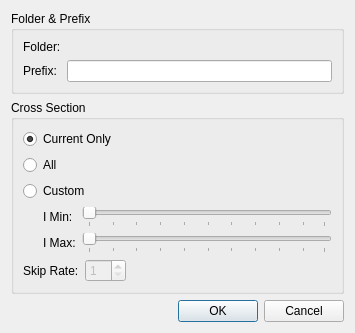
<?xml version="1.0" encoding="UTF-8"?>
<ui version="4.0">
 <class>AbstractCrosssectionWindow_ExportSettingDialog</class>
 <widget class="QDialog" name="AbstractCrosssectionWindow_ExportSettingDialog">
  <property name="geometry">
   <rect>
    <x>0</x>
    <y>0</y>
    <width>355</width>
    <height>319</height>
   </rect>
  </property>
  <property name="windowTitle">
   <string>Export Setting</string>
  </property>
  <layout class="QVBoxLayout" name="verticalLayout_2">
   <item>
    <widget class="QGroupBox" name="directoryGroupBox">
     <property name="title">
      <string>Folder &amp;&amp; Prefix</string>
     </property>
     <layout class="QGridLayout" name="gridLayout">
      <item row="0" column="0">
       <widget class="QLabel" name="folderLabel">
        <property name="text">
         <string>Folder:</string>
        </property>
       </widget>
      </item>
      <item row="0" column="1">
       <widget class="DirnameEditWidget" name="directoryEditWidget" native="true"/>
      </item>
      <item row="1" column="0">
       <widget class="QLabel" name="prefixLabel">
        <property name="text">
         <string>Prefix:</string>
        </property>
       </widget>
      </item>
      <item row="1" column="1">
       <widget class="QLineEdit" name="prefixEdit"/>
      </item>
     </layout>
    </widget>
   </item>
   <item>
    <widget class="QGroupBox" name="regionGroupBox">
     <property name="title">
      <string>Cross Section</string>
     </property>
     <layout class="QVBoxLayout" name="verticalLayout">
      <item>
       <widget class="QRadioButton" name="currentRadioButton">
        <property name="text">
         <string>Current Only</string>
        </property>
        <property name="checked">
         <bool>true</bool>
        </property>
       </widget>
      </item>
      <item>
       <widget class="QRadioButton" name="allRadioButton">
        <property name="text">
         <string>All</string>
        </property>
       </widget>
      </item>
      <item>
       <widget class="QRadioButton" name="customRadioButton">
        <property name="text">
         <string>Custom</string>
        </property>
       </widget>
      </item>
      <item>
       <layout class="QHBoxLayout" name="horizontalLayout" stretch="0,1">
        <item>
         <spacer name="horizontalSpacer">
          <property name="orientation">
           <enum>Qt::Horizontal</enum>
          </property>
          <property name="sizeType">
           <enum>QSizePolicy::Fixed</enum>
          </property>
          <property name="sizeHint" stdset="0">
           <size>
            <width>20</width>
            <height>20</height>
           </size>
          </property>
         </spacer>
        </item>
        <item>
         <layout class="QGridLayout" name="gridLayout_2">
          <item row="0" column="0">
           <widget class="QLabel" name="minLabel">
            <property name="text">
             <string>I Min:</string>
            </property>
           </widget>
          </item>
          <item row="0" column="1">
           <widget class="SliderWithValue" name="minSlider">
            <property name="enabled">
             <bool>false</bool>
            </property>
            <property name="orientation">
             <enum>Qt::Horizontal</enum>
            </property>
            <property name="tickPosition">
             <enum>QSlider::TicksBelow</enum>
            </property>
           </widget>
          </item>
          <item row="1" column="0">
           <widget class="QLabel" name="maxLabel">
            <property name="text">
             <string>I Max:</string>
            </property>
           </widget>
          </item>
          <item row="1" column="1">
           <widget class="SliderWithValue" name="maxSlider">
            <property name="enabled">
             <bool>false</bool>
            </property>
            <property name="orientation">
             <enum>Qt::Horizontal</enum>
            </property>
            <property name="tickPosition">
             <enum>QSlider::TicksBelow</enum>
            </property>
           </widget>
          </item>
         </layout>
        </item>
       </layout>
      </item>
      <item>
       <layout class="QHBoxLayout" name="horizontalLayout_2">
        <item>
         <widget class="QLabel" name="skipRateLabel">
          <property name="text">
           <string>Skip Rate:</string>
          </property>
         </widget>
        </item>
        <item>
         <widget class="QSpinBox" name="skipRateSpinBox">
          <property name="enabled">
           <bool>false</bool>
          </property>
          <property name="minimum">
           <number>1</number>
          </property>
          <property name="value">
           <number>1</number>
          </property>
         </widget>
        </item>
        <item>
         <spacer name="horizontalSpacer_2">
          <property name="orientation">
           <enum>Qt::Horizontal</enum>
          </property>
          <property name="sizeHint" stdset="0">
           <size>
            <width>40</width>
            <height>20</height>
           </size>
          </property>
         </spacer>
        </item>
       </layout>
      </item>
     </layout>
    </widget>
   </item>
   <item>
    <spacer name="verticalSpacer">
     <property name="orientation">
      <enum>Qt::Vertical</enum>
     </property>
     <property name="sizeHint" stdset="0">
      <size>
       <width>20</width>
       <height>5</height>
      </size>
     </property>
    </spacer>
   </item>
   <item>
    <widget class="QDialogButtonBox" name="buttonBox">
     <property name="orientation">
      <enum>Qt::Horizontal</enum>
     </property>
     <property name="standardButtons">
      <set>QDialogButtonBox::Cancel|QDialogButtonBox::Ok</set>
     </property>
    </widget>
   </item>
  </layout>
 </widget>
 <customwidgets>
  <customwidget>
   <class>SliderWithValue</class>
   <extends>QSlider</extends>
   <header>guibase/widget/sliderwithvalue.h</header>
  </customwidget>
  <customwidget>
   <class>DirnameEditWidget</class>
   <extends>QWidget</extends>
   <header>guibase/widget/dirnameeditwidget.h</header>
   <container>1</container>
  </customwidget>
 </customwidgets>
 <resources/>
 <connections>
  <connection>
   <sender>buttonBox</sender>
   <signal>accepted()</signal>
   <receiver>AbstractCrosssectionWindow_ExportSettingDialog</receiver>
   <slot>accept()</slot>
   <hints>
    <hint type="sourcelabel">
     <x>174</x>
     <y>309</y>
    </hint>
    <hint type="destinationlabel">
     <x>157</x>
     <y>274</y>
    </hint>
   </hints>
  </connection>
  <connection>
   <sender>buttonBox</sender>
   <signal>rejected()</signal>
   <receiver>AbstractCrosssectionWindow_ExportSettingDialog</receiver>
   <slot>reject()</slot>
   <hints>
    <hint type="sourcelabel">
     <x>174</x>
     <y>309</y>
    </hint>
    <hint type="destinationlabel">
     <x>286</x>
     <y>274</y>
    </hint>
   </hints>
  </connection>
  <connection>
   <sender>customRadioButton</sender>
   <signal>toggled(bool)</signal>
   <receiver>minSlider</receiver>
   <slot>setEnabled(bool)</slot>
   <hints>
    <hint type="sourcelabel">
     <x>80</x>
     <y>166</y>
    </hint>
    <hint type="destinationlabel">
     <x>317</x>
     <y>201</y>
    </hint>
   </hints>
  </connection>
  <connection>
   <sender>customRadioButton</sender>
   <signal>toggled(bool)</signal>
   <receiver>maxSlider</receiver>
   <slot>setEnabled(bool)</slot>
   <hints>
    <hint type="sourcelabel">
     <x>80</x>
     <y>166</y>
    </hint>
    <hint type="destinationlabel">
     <x>317</x>
     <y>234</y>
    </hint>
   </hints>
  </connection>
  <connection>
   <sender>currentRadioButton</sender>
   <signal>toggled(bool)</signal>
   <receiver>skipRateSpinBox</receiver>
   <slot>setDisabled(bool)</slot>
   <hints>
    <hint type="sourcelabel">
     <x>50</x>
     <y>111</y>
    </hint>
    <hint type="destinationlabel">
     <x>111</x>
     <y>263</y>
    </hint>
   </hints>
  </connection>
 </connections>
</ui>
